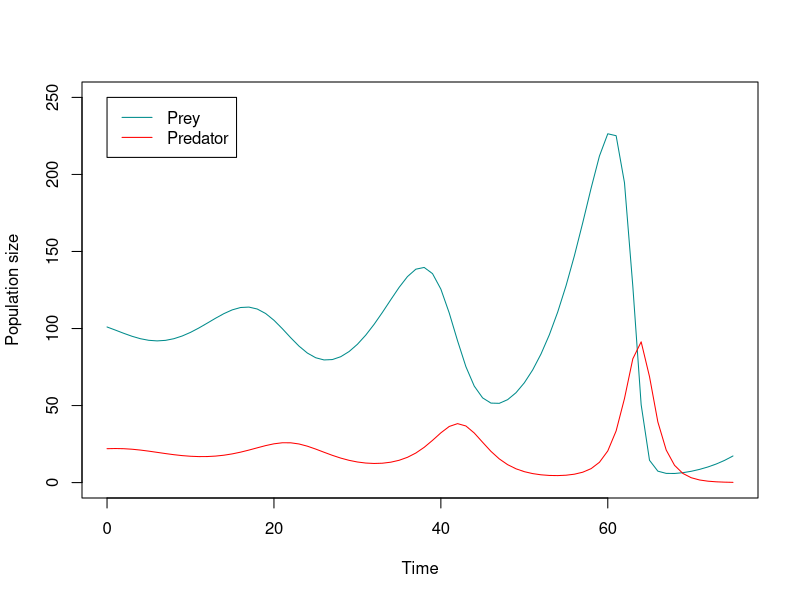
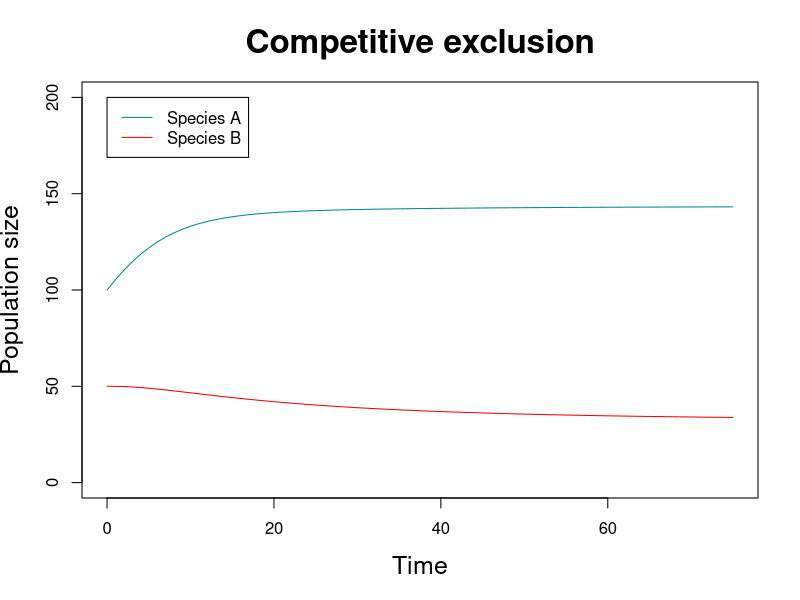
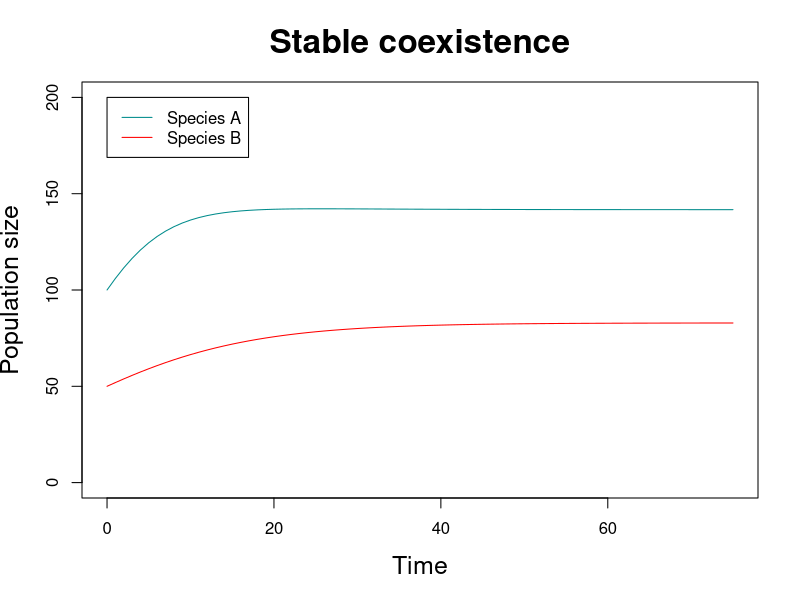

Here is the R script that generated these plots, in order:
## ---- chunk 1
#| label: predprey1
#| include: true
#| echo: false
#| fig-width: 8
#| fig-height: 6
#| fig-align: center
T <- 75
Nprey <- integer(T+1)
Npred <- integer(T+1)
Nprey[1] <- 101
Npred[1] <- 22
rprey <- 0.2
dprey <- 0.01
bpred <- 0.005
dpred <- 0.5
for(t in 1:T) {
    Nprey[t+1] <- Nprey[t] + Nprey[t]*(rprey - dprey*Npred[t])
    Npred[t+1] <- Npred[t] + Npred[t]*(bpred*Nprey[t] - dpred)
}
plot(0:T, Nprey, xlab="Time", ylab="Population size", type="l", col="cyan4",
     pch=16, ylim=c(0, 250))
lines(0:T, Npred, type="l", col="red", pch=16)
legend(0, 250, c("Prey", "Predator"), lty=1, ##pch=16,
       col=c("cyan4", "red"))
## ---- chunk 2
#| label: compex
#| fig-height: 7
#| fig-width: 7
#| out-width: "40%"
#| include: false
## #| output-location: "column"
T <- 75
N.A <- integer(T+1)
N.B <- integer(T+1)
N.A[1] <- 100
N.B[1] <- 50
r.A <- 0.2
r.B <- 0.1
K.A <- 150
K.B <- 90
alpha.A <- 0.4
alpha.B <- 0.2
for(t in 1:T) {
    N.A[t+1] <- N.A[t] + r.A*N.A[t]*(K.A - N.A[t] - alpha.B*N.B[t])/K.A
    N.B[t+1] <- N.B[t] + r.B*N.B[t]*(K.B - N.B[t] - alpha.A*N.A[t])/K.B
}
plot(0:T, N.A, xlab="Time", ylab="Population size", type="l", col="cyan4",
     main="Competitive exclusion", cex.lab=1.5, cex.main=2,
     ylim=c(0, 200))
lines(0:T, N.B, type="l", col="red")
legend(0, 200, c("Species A", "Species B"), lty=1, col=c("cyan4", "red"))

T <- 75
N.A <- integer(T+1)
N.B <- integer(T+1)
N.A[1] <- 100
N.B[1] <- 50
r.A <- 0.2
r.B <- 0.1
K.A <- 150
K.B <- 90
alpha.A <- 0.05
alpha.B <- 0.1
for(t in 1:T) {
    N.A[t+1] <- N.A[t] + r.A*N.A[t]*(K.A - N.A[t] - alpha.B*N.B[t])/K.A
    N.B[t+1] <- N.B[t] + r.B*N.B[t]*(K.B - N.B[t] - alpha.A*N.A[t])/K.B
}
plot(0:T, N.A, xlab="Time", ylab="Population size", type="l", col="cyan4",
     main="Stable coexistence", cex.lab=1.5, cex.main=2,
     ylim=c(0, 200))
lines(0:T, N.B, type="l", col="red")
legend(0, 200, c("Species A", "Species B"), lty=1, col=c("cyan4", "red"))
